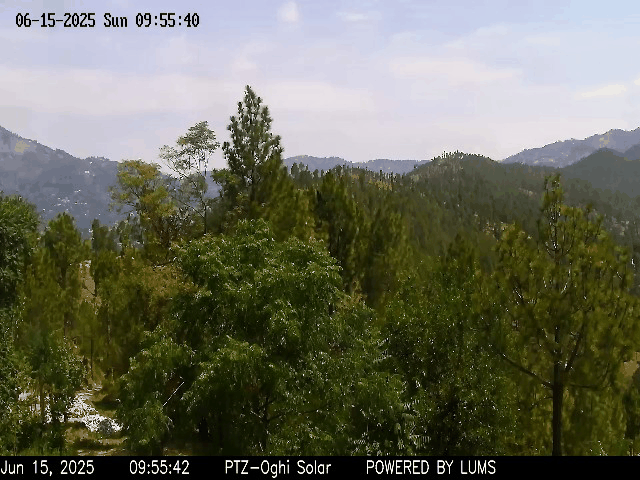
#> input picture data/frame4.gif, 640 x 480 px
$ python extract_frames.py --input data/frame4.gif --out frames/
#> lines starting #> are read from the running program, lines starting #| are printed output that depends on the picture
"""
extract_frames.py

Extract individual PNG frames from animated GIF files.

Usage:
    python extract_frames.py --input data/frame4.gif --out frames/
    python extract_frames.py --input data/frame1.gif data/frame2.gif data/frame3.gif data/frame4.gif --out frames/

Output:
    frames/frame4_frame_0001.png
    frames/frame4_frame_0002.png
    ...
"""

import argparse
from pathlib import Path
from PIL import Image


def extract_gif(gif_path: Path, out_dir: Path) -> int:
    out_dir.mkdir(parents=True, exist_ok=True)
    stem = gif_path.stem
    img = Image.open(gif_path)
#> img is the input picture: PIL image 640x480 P; mean R, G, B 105.4, 106.8, 90.4

    n = getattr(img, "n_frames", 1)
#> n = 15
    for i in range(n):
        img.seek(i)
        frame = img.convert("RGB")
        out_path = out_dir / f"{stem}_frame_{i + 1:04d}.png"
        frame.save(out_path)
        print(f"  Saved {out_path.name}")
#> this loop made 15 passes
#> pass 2, in extract_gif, `frame = img.convert("RGB")`:
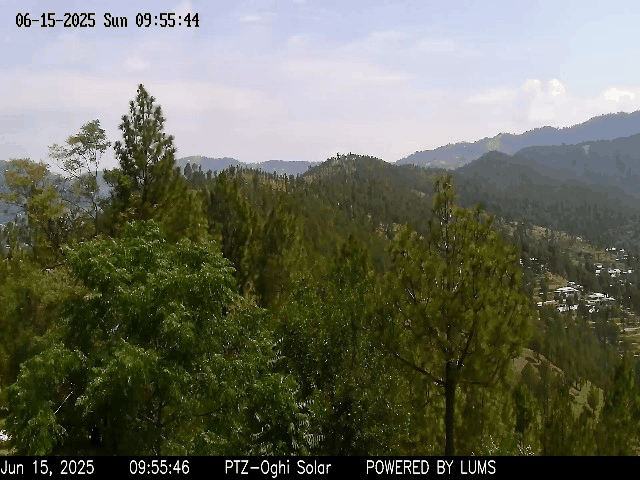
#> frame: PIL image 640x480 RGB; mean R, G, B 104.8, 107, 91.6
#> pass 3, in extract_gif, `frame = img.convert("RGB")`:
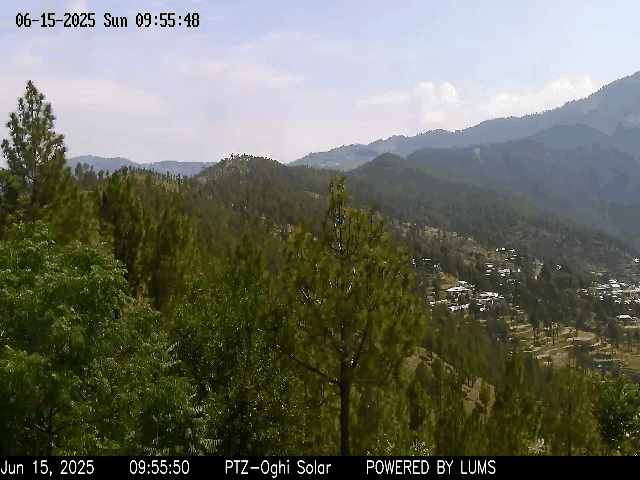
#> frame: PIL image 640x480 RGB; mean R, G, B 105.6, 108, 95.2
#> after the loop:
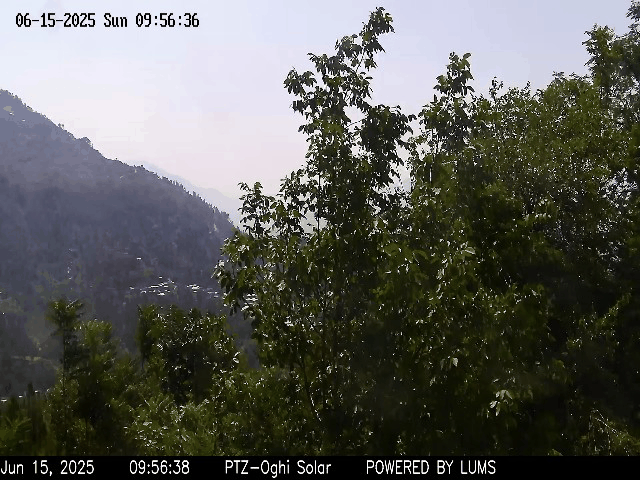
#> frame: PIL image 640x480 RGB; mean R, G, B 91.8, 92.6, 88

    return n


def main():
    ap = argparse.ArgumentParser(description="Extract PNG frames from GIF files.")
    ap.add_argument("--input", nargs="+", required=True, help="GIF file(s) to extract.")
    ap.add_argument("--out", default="frames", help="Output directory (default: frames/).")
    args = ap.parse_args()

    out_dir = Path(args.out)
    total = 0
    for gif in args.input:
        p = Path(gif)
        if not p.exists():
            print(f"[WARN] File not found: {p}")
            continue
        print(f"Extracting {p.name} ...")
        n = extract_gif(p, out_dir)
#> n = 15
        total += n
#> total = 15
        print(f"  -> {n} frame(s)")
#|   -> 15 frame(s)

    print(f"\nDone. {total} frame(s) written to {out_dir}/")
#| Done. 15 frame(s) written to frames/


if __name__ == "__main__":
    main()

$ run again, with data/frame2.gif copied over data/frame4.gif
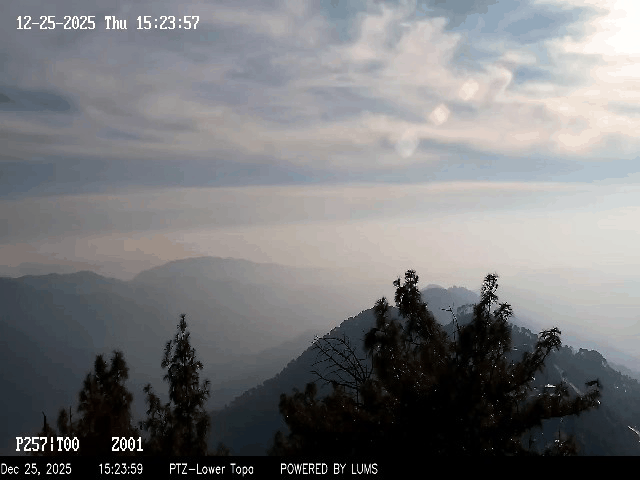
#> input picture data/frame2.gif, 640 x 480 px
#> in extract_gif, img is the input picture: PIL image 640x480 P; mean R, G, B 120.3, 120.7, 122.5
#> in extract_gif, `n = getattr(img, "n_frames", 1)`: n = 15
#> the loop in extract_gif, `for i in range(n):` made 15 passes
#> pass 3, in extract_gif, `frame = img.convert("RGB")`:
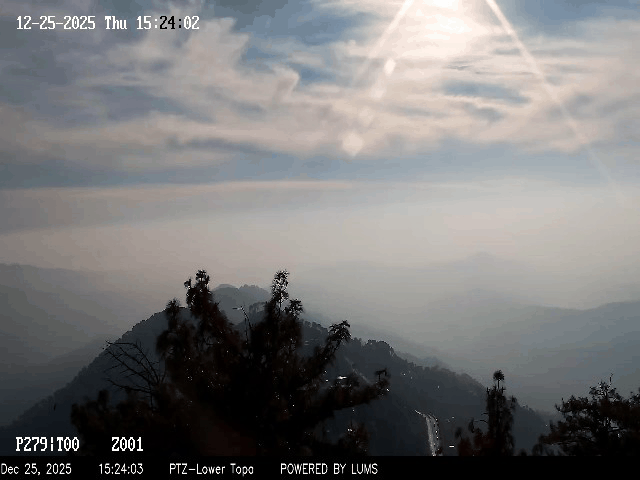
#> frame: PIL image 640x480 RGB; mean R, G, B 120.5, 119.8, 120
#> after the loop in extract_gif, `for i in range(n):`:
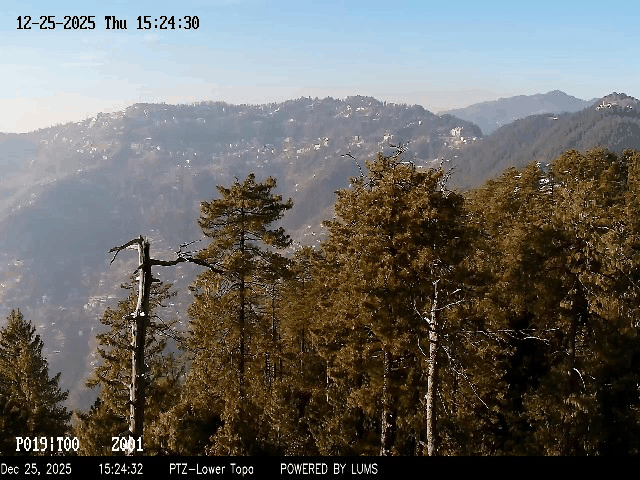
#> frame: PIL image 640x480 RGB; mean R, G, B 104.7, 103.3, 99.3
#|   -> 15 frame(s)
#| Done. 15 frame(s) written to frames/

$ run again, with data/frame3.gif copied over data/frame4.gif
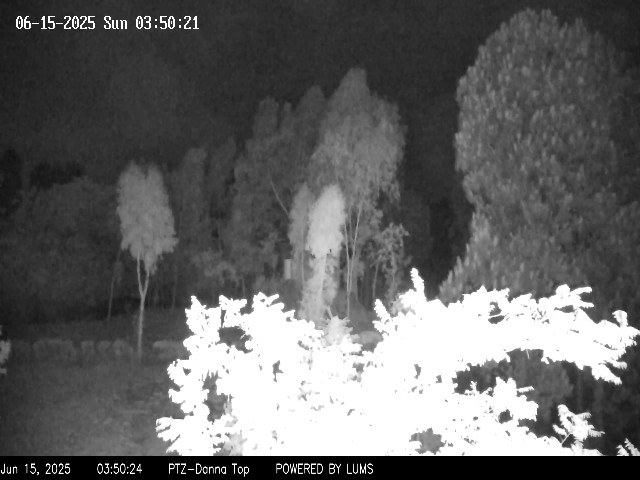
#> input picture data/frame3.gif, 640 x 480 px
#> in extract_gif, img is the input picture: PIL image 640x480 P; min 0, max 255, mean 99.8
#> in extract_gif, `n = getattr(img, "n_frames", 1)`: n = 15
#> the loop in extract_gif, `for i in range(n):` made 15 passes
#> pass 3, in extract_gif, `frame = img.convert("RGB")`:
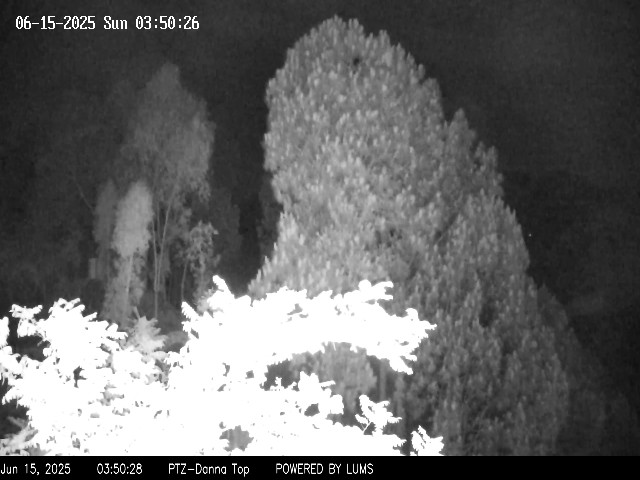
#> frame: PIL image 640x480 RGB; min 0, max 255, mean 101.2
#> after the loop in extract_gif, `for i in range(n):`:
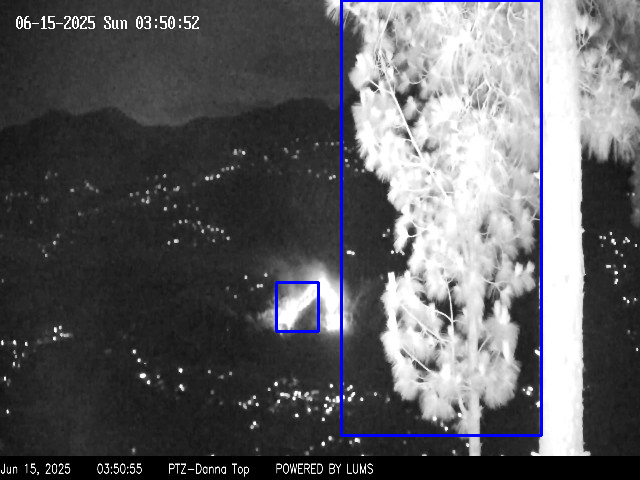
#> frame: PIL image 640x480 RGB; mean R, G, B 94.6, 94.6, 98.1
#|   -> 15 frame(s)
#| Done. 15 frame(s) written to frames/
